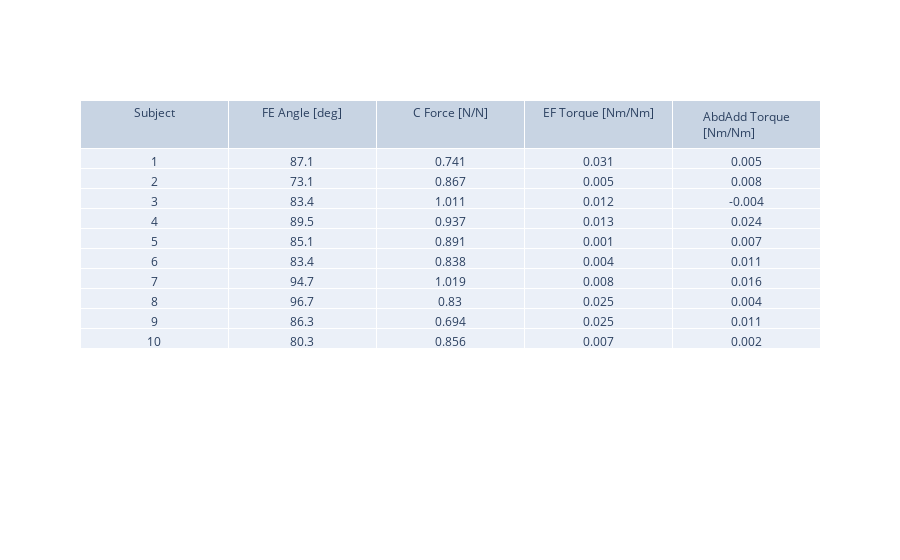
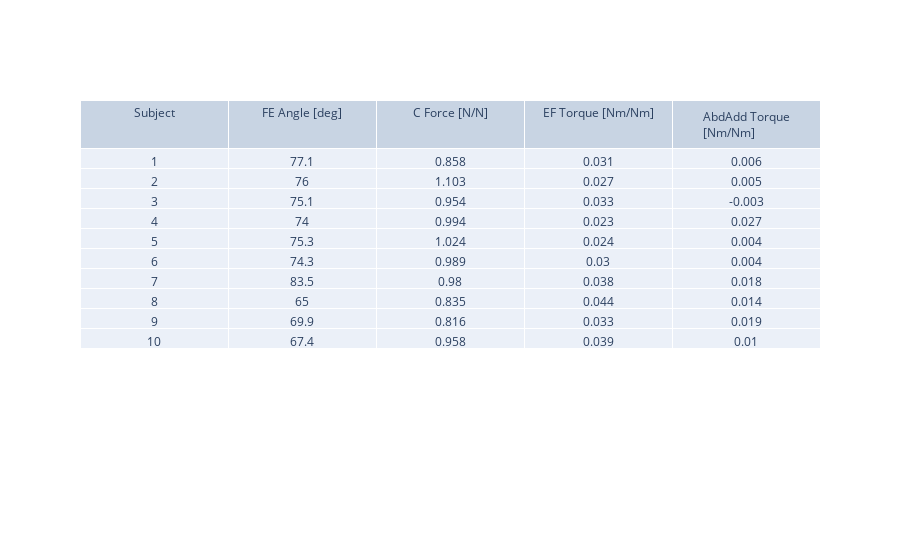

The notebook cell saved with these charts, in order:
### Markdown cell above
### Amputee intact and residual maximum knee resultant kinematics and kinetics data for elliptical training.

- C = compressive
- EF = extension/flexion,
- AbdAdd = abduction/adduction,
- FE = flexion/extension.

### Code cell
T1_Amputee.show()
T1_Intact.show()

### Figure 1 — Plotly figure (JSON) as saved in the notebook; plotly's stock layout.template omitted (floating-point values rounded to 4 significant figures)
{"data": [{"cells": {"values": [[1, 2, 3, 4, 5, 6, 7, 8, 9, 10], [87.1, 73.1, 83.4, 89.5, 85.1, 83.4, 94.7, 96.7, 86.3, 80.3], [0.741, 0.867, 1.011, 0.937, 0.891, 0.838, 1.019, 0.83, 0.694, 0.856], [0.031, 0.005, 0.012, 0.013, 0.001, 0.004, 0.008, 0.025, 0.025, 0.007], [0.005, 0.008, -0.004, 0.024, 0.007, 0.011, 0.016, 0.004, 0.011, 0.002]]}, "header": {"values": ["Subject", "FE Angle [deg]", "C Force [N/N]", "EF Torque [Nm/Nm]", "AbdAdd Torque [Nm/Nm]"]}, "type": "table"}], "layout": {}}

### Figure 2 — Plotly figure (JSON) as saved in the notebook; plotly's stock layout.template omitted (floating-point values rounded to 4 significant figures)
{"data": [{"cells": {"values": [[1, 2, 3, 4, 5, 6, 7, 8, 9, 10], [77.1, 76, 75.1, 74, 75.3, 74.3, 83.5, 65, 69.9, 67.4], [0.858, 1.103, 0.954, 0.994, 1.024, 0.989, 0.98, 0.835, 0.816, 0.958], [0.031, 0.027, 0.033, 0.023, 0.024, 0.03, 0.038, 0.044, 0.033, 0.039], [0.006, 0.005, -0.003, 0.027, 0.004, 0.004, 0.018, 0.014, 0.019, 0.01]]}, "header": {"values": ["Subject", "FE Angle [deg]", "C Force [N/N]", "EF Torque [Nm/Nm]", "AbdAdd Torque [Nm/Nm]"]}, "type": "table"}], "layout": {}}
